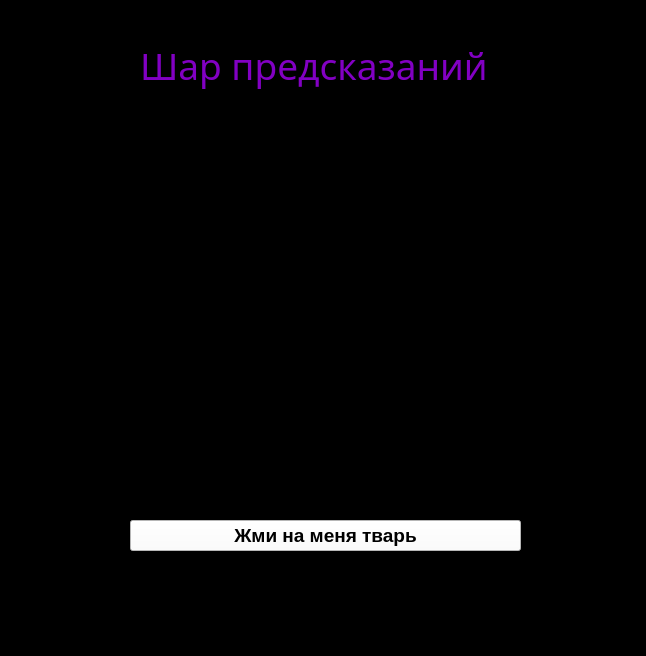
<?xml version="1.0" encoding="UTF-8"?>
<ui version="4.0">
 <class>MainWindow</class>
 <widget class="QMainWindow" name="MainWindow">
  <property name="geometry">
   <rect>
    <x>0</x>
    <y>0</y>
    <width>646</width>
    <height>656</height>
   </rect>
  </property>
  <property name="font">
   <font>
    <family>Junegull</family>
    <pointsize>20</pointsize>
   </font>
  </property>
  <property name="windowTitle">
   <string>MainWindow</string>
  </property>
  <property name="styleSheet">
   <string notr="true">background-color: rgb(0, 0, 0)</string>
  </property>
  <widget class="QWidget" name="centralwidget">
   <widget class="QLabel" name="label">
    <property name="geometry">
     <rect>
      <x>140</x>
      <y>30</y>
      <width>371</width>
      <height>71</height>
     </rect>
    </property>
    <property name="font">
     <font>
      <family>Junegull</family>
      <pointsize>28</pointsize>
      <weight>50</weight>
      <bold>false</bold>
      <underline>false</underline>
      <strikeout>false</strikeout>
      <kerning>true</kerning>
     </font>
    </property>
    <property name="styleSheet">
     <string notr="true">color: rgb(130, 0, 195)
</string>
    </property>
    <property name="text">
     <string>Шар предсказаний</string>
    </property>
    <property name="wordWrap">
     <bool>false</bool>
    </property>
   </widget>
   <widget class="QLabel" name="label_2">
    <property name="geometry">
     <rect>
      <x>150</x>
      <y>110</y>
      <width>361</width>
      <height>341</height>
     </rect>
    </property>
    <property name="text">
     <string/>
    </property>
    <property name="pixmap">
     <pixmap>../../Documents/8d91115d7ed59b5723faec99c0e3c311.jpg</pixmap>
    </property>
   </widget>
   <widget class="QLineEdit" name="lineEdit">
    <property name="geometry">
     <rect>
      <x>130</x>
      <y>470</y>
      <width>391</width>
      <height>41</height>
     </rect>
    </property>
    <property name="font">
     <font>
      <pointsize>14</pointsize>
      <weight>75</weight>
      <bold>true</bold>
     </font>
    </property>
    <property name="styleSheet">
     <string notr="true">color: rgb(255, 255, 255)</string>
    </property>
   </widget>
   <widget class="QPushButton" name="pushButton">
    <property name="geometry">
     <rect>
      <x>130</x>
      <y>520</y>
      <width>391</width>
      <height>31</height>
     </rect>
    </property>
    <property name="font">
     <font>
      <pointsize>14</pointsize>
      <weight>75</weight>
      <bold>true</bold>
     </font>
    </property>
    <property name="styleSheet">
     <string notr="true">
background-color: rgb(255, 255, 255)</string>
    </property>
    <property name="text">
     <string>Жми на меня тварь</string>
    </property>
   </widget>
   <widget class="QLabel" name="answer">
    <property name="geometry">
     <rect>
      <x>140</x>
      <y>560</y>
      <width>371</width>
      <height>71</height>
     </rect>
    </property>
    <property name="font">
     <font>
      <family>Junegull</family>
      <pointsize>20</pointsize>
      <weight>50</weight>
      <bold>false</bold>
      <underline>false</underline>
      <strikeout>false</strikeout>
      <kerning>true</kerning>
     </font>
    </property>
    <property name="styleSheet">
     <string notr="true">color: rgb(130, 0, 195);
text-align: center</string>
    </property>
    <property name="text">
     <string/>
    </property>
    <property name="wordWrap">
     <bool>false</bool>
    </property>
   </widget>
  </widget>
 </widget>
 <resources/>
 <connections/>
</ui>
